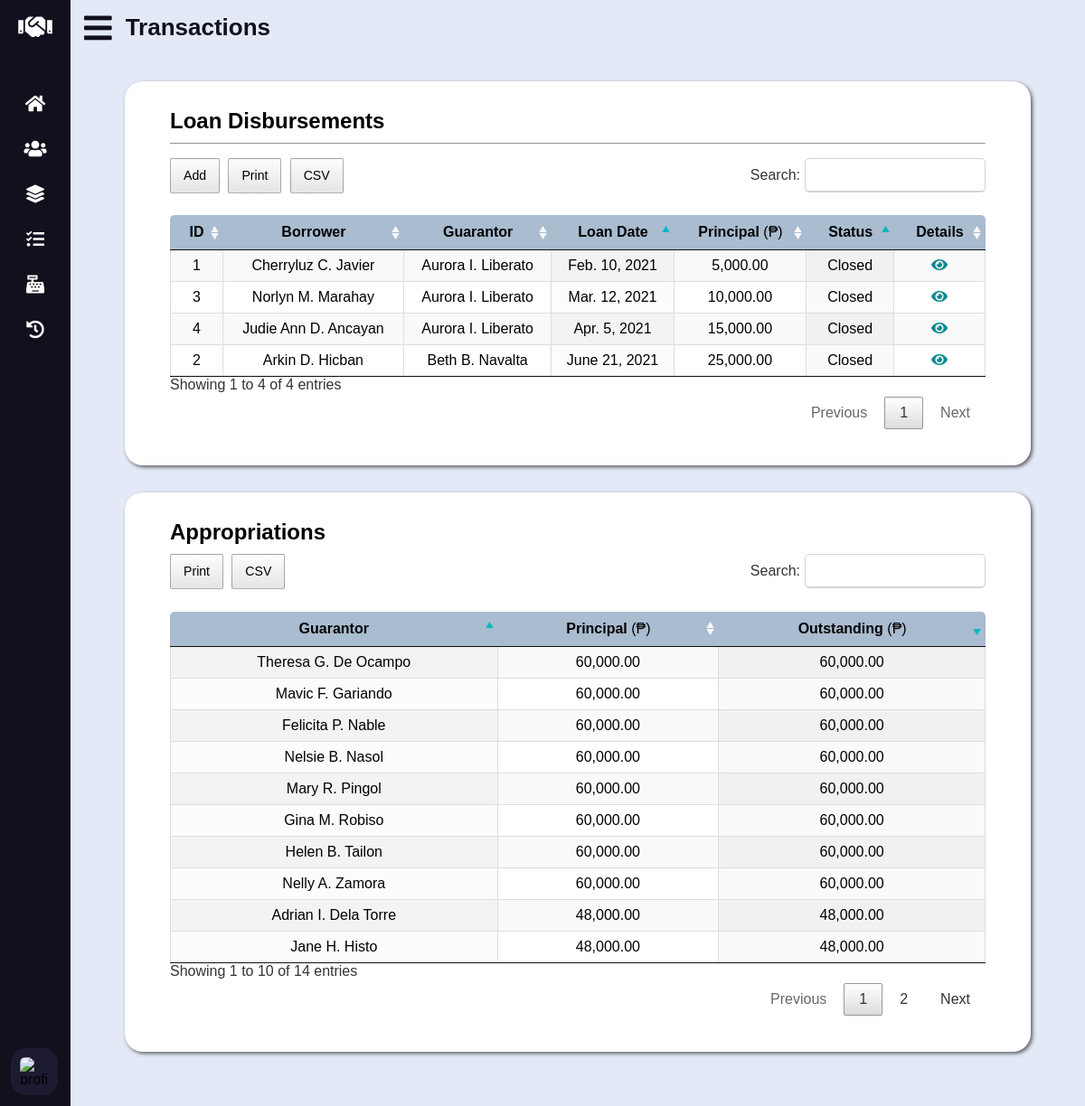
The app's page /transactions.php (signed in) with its own data.
### tables this page shows
CREATE TABLE `loan` (
	`loan_id` INT UNSIGNED AUTO_INCREMENT PRIMARY KEY,
	`borrower_id` INT UNSIGNED NOT NULL,
	`guarantor_id` INT UNSIGNED NOT NULL,
	`loan_date_time` DATETIME NOT NULL DEFAULT (NOW()),
	`principal` DECIMAL(10, 2) NOT NULL,
	`status` ENUM('Active', 'Closed') DEFAULT 'Active' NOT NULL,
	`proof` CHAR(10) NOT NULL,
	`collateral` CHAR(10),
	`cycle_id` YEAR DEFAULT (YEAR(CURDATE())),

	CONSTRAINT fk_loan_borrower_id FOREIGN KEY (`borrower_id`)
		REFERENCES `data_subject` (`data_subject_id`)
		ON UPDATE CASCADE
		ON DELETE RESTRICT,
	CONSTRAINT fk_loan_guarantor_id FOREIGN KEY (`guarantor_id`)
		REFERENCES `guarantor` (`guarantor_id`)
		ON UPDATE CASCADE
		ON DELETE RESTRICT,
	CONSTRAINT fk_loan_cycle_id FOREIGN KEY (`cycle_id`)
		REFERENCES `cycle` (`cycle_id`)
		ON UPDATE CASCADE
		ON DELETE RESTRICT
);

CREATE TABLE `data_subject` (
	`data_subject_id` INT UNSIGNED AUTO_INCREMENT PRIMARY KEY,
	`fname` VARCHAR(50) NOT NULL,
	`mname` VARCHAR(50) NOT NULL,
	`lname` VARCHAR(50) NOT NULL,
	`contact_no` CHAR(11) NOT NULL,
	`bday` DATE NOT NULL,
	`phase_block_lot` VARCHAR(20) NOT NULL
);

CREATE TABLE `guarantor_cycle_map` (
	`guarantor_id` INT UNSIGNED,
	`cycle_id` YEAR DEFAULT (YEAR(CURDATE())),
	`number_of_share` TINYINT NOT NULL,

	CONSTRAINT pk_guarantor_cycle_map PRIMARY KEY (`guarantor_id`, `cycle_id`),
	CONSTRAINT fk_guarantor_cycle_map_cycle FOREIGN KEY (`cycle_id`)
		REFERENCES `cycle` (`cycle_id`)
		ON UPDATE CASCADE
		ON DELETE RESTRICT,
	CONSTRAINT fk_guarantor_cycle_map_guarantor FOREIGN KEY (`guarantor_id`)
		REFERENCES `guarantor` (`guarantor_id`)
		ON UPDATE CASCADE
		ON DELETE RESTRICT
);

### lib/database-handler.php (called while the page is built, shortened)
<?php
class Database {
	private $host = DB_HOST;
	private $dbname = DB_NAME;
	private $charset = DB_CHARSET;
	private $user = DB_USER;
	private $password = DB_PASSWORD;
	private $dbh;
	private $stmt;
	public function __construct() {
		$dsn = "mysql:host=".$this->host.";charset=".$this->charset.";dbname=".$this->dbname;
		$options = array (
			PDO::ATTR_PERSISTENT => true,
			PDO::ATTR_ERRMODE => PDO::ERRMODE_EXCEPTION,
			PDO::ATTR_ORACLE_NULLS => PDO::NULL_NATURAL
		);
		try {
			$this->dbh = new PDO($dsn, $this->user, $this->password, $options);
		}
		catch (PDOException $e) {
			$this->error = $e->getMessage()." in ".$e->getFile()." on line ".$e->getLine();
			$this->terminate();
		}
	}
	public function query($query) {
		$this->stmt = $this->dbh->prepare($query);
	}
	public function bind($param, $value, $type = null) {
		if (is_null($type)) {
			switch (true) {
				default:
					$type = PDO::PARAM_STR;
			}
		}
		$this->stmt->bindValue($param, $value, $type);
	}
	public function execute($message = "", $redirect = "") {
		try {
			return $this->stmt->execute();
		}
		catch (PDOException $e) {
			$this->logFile = "../src/log.txt";
			$this->error = $e->getMessage()." in ".$e->getFile()." on line ".$e->getLine();
			$this->logError();
		}
		finally {
			if ($redirect !== "") {
				$this->confirmQuery($message, $redirect);
			}
		}
	}
	public function resultSet() {
		$this->execute();
		return $this->stmt->fetchAll(PDO::FETCH_OBJ);
	}
	public function resultSetOneColumn() {
		$this->execute();
		return $this->stmt->fetchAll(PDO::FETCH_COLUMN);
	}
	public function resultRecord() {
		$this->execute();
		return $this->stmt->fetch(PDO::FETCH_OBJ);
	}
	public function __destruct() {
		$this->dbh = null;
	}
}

### models/Transaction.php (called while the page is built, shortened)
<?php
class Transaction {
	public function __construct() {
		$this->db = new Database();
		$cycle = new Cycle();
		$this->cycle = $cycle->getCycleId();
	}
}

### models/Cycle.php (called while the page is built, shortened)
<?php
class Cycle {
	private $db;
	public function __construct() {
		$this->db = new Database();
	}
	public function getCycleId() {
		if (isset($_SESSION["cycle"])) {
			$session_cycle = $_SESSION["cycle"];
			$periods = $this->getPeriods();
			if (in_array($session_cycle, $periods))
				return $session_cycle;
			else
				return $this->getLatestPeriod();
		}
	}
	public function getPeriods() {
		$this->db->query("SELECT `cycle_id` FROM `cycle`");
		return $this->db->resultSetOneColumn();
	}
}

### models/Loan.php (called while the page is built, shortened)
<?php
class Loan extends Transaction {
	public function getLoans() {
		$this->db->query("SELECT * FROM `loan`  WHERE `cycle_id` = $this->cycle");
		return $this->db->resultSet();
	}
}

### models/DataSubject.php (called while the page is built, shortened)
<?php
class DataSubject {
	private $db;
	public function __construct() {
		$this->db = new Database();
	}
	public function getName($id) {
		$this->db->query("
			SELECT
				`fname`,
				`mname`,
				`lname`
			FROM
				`data_subject`
			WHERE
				`data_subject_id` = ?
		");
		$this->db->bind(1, $id);
		return $this->db->resultRecord();
	}
}

### lib/conversion-util.php (called while the page is built, shortened)
<?php
class Converter {
	public function shortToLongDate($date) {
		$time_stamp = strtotime($date);
		$format = "M. j, Y";
		$formatted_date = date($format, $time_stamp);
		if (strpos($formatted_date, "May") !== false)
			$formatted_date = str_replace(".", "", $formatted_date);
		else if (strpos($formatted_date, "Jun") !== false)
			$formatted_date = str_replace(".", "e", $formatted_date);
		else if (strpos($formatted_date, "Jul") !== false)
			$formatted_date = str_replace(".", "y", $formatted_date);
		return $formatted_date;
	}
}

### models/Guarantor.php (called while the page is built, shortened)
<?php
class Guarantor {
	private $db;
	private $cycle;
	public function __construct() {
		$this->db = new Database();
		$cycle = new Cycle();
		$this->cycle = $cycle->getCycleId();
	}
	public function getAppropriations() {
		$this->db->query("
			SELECT
				`guarantor_id`,
				`fname`,
				`mname`,
				`lname`,
				`principal`,
				`principal` - total_amount_lent(derived_table.`guarantor_id`, $this->cycle) AS `outstanding`
			FROM (
				SELECT
					`guarantor_id`,
					`fname`,
					`mname`,
					`lname`,
					COALESCE(SUM(`number_of_share` * `membership_fee`), 0) AS `principal`
				FROM
					`data_subject`
				INNER JOIN `guarantor_cycle_map` gcm
					ON `data_subject_id` = `guarantor_id`
					AND `cycle_id` = '2021'
				INNER JOIN `cycle` c
					ON c.`cycle_id` = gcm.`cycle_id`
				GROUP BY
					`guarantor_id`
				) derived_table;
		");
		return $this->db->resultSet();
	}
}

### transactions.php (the view, shortened to what this page needs)
<?php
	require_once "lib/database-handler.php";
	require_once "lib/conversion-util.php";
	require_once "models/Cycle.php";
	require_once "models/DataSubject.php";
	require_once "models/Transaction.php";
	require_once "models/Loan.php";
	require_once "models/Guarantor.php";
	$converter = new Converter();
	$data_subject = new DataSubject();
	$loan = new Loan();
	$guarantor = new Guarantor();
	$loans = $loan->getLoans();
	$appropriations = $guarantor->getAppropriations();
?>
<!DOCTYPE html>
<html lang="en">
<head>
	<link rel="stylesheet" type="text/css" href="css/all.min.css" />
	<link rel="stylesheet" type="text/css" href="css/datatables.min.css" />
	<link rel="stylesheet" type="text/css" href="css/tingle.min.css" />
	<link rel="stylesheet" type="text/css" href="css/style.css" />
	<link rel="stylesheet" type="text/css" href="css/vertical-nav-bar.css" />
	<link rel="stylesheet" type="text/css" href="css/tables.css" />
	<link rel="stylesheet" type="text/css" href="css/forms.css" />
	<link rel="stylesheet" type="text/css" href="css/media-queries.css" />
</head>
<body>
	<main>
		<header>
			<i class="fas fa-bars"></i>
			<h2 class="text">Transactions</h2>
		</header>
		<section id="loan-disbursements">
			<h3>Loan Disbursements</h3>
			<hr />
			<table id="loan-disbursements-tbl" class="display cell-border" width="100%">
				<thead>
					<tr>
						<th>ID</th>
						<th>Borrower</th>
						<th>Guarantor</th>
						<th>Loan Date</th>
						<th>Principal <span>(&#8369;)</span></th>
						<th>Status</th>
						<th>Details</th>
					</tr>
				</thead>
				<tbody>
					<?php
						foreach ($loans as $l):
							$bname = $data_subject->getName($l->borrower_id);
							$gname = $data_subject->getName($l->guarantor_id);
					?>
					<tr>
						<td><?php echo $l->loan_id; ?></td>
						<td data-sort="<?php echo $bname->lname; ?>">
							<?php echo $bname->fname." ".$bname->mname[0].". ".$bname->lname; ?>
						</td>
						<td data-sort="<?php echo $gname->lname; ?>">
							<?php echo $gname->fname." ".$gname->mname[0].". ".$gname->lname; ?>
						</td>
						<td data-sort="<?php echo strtotime($l->loan_date_time) ?>">
							<?php echo $converter->shortToLongDate($l->loan_date_time); ?>
						</td>
						<td><?php echo number_format($l->principal, 2, ".", ","); ?></td>
						<td><?php echo $l->status; ?></td>
						<td><a class="fas fa-eye" href="loan-details.php?id=<?php echo $l->loan_id; ?>"></a></td>
					</tr>
					<?php endforeach; ?>
				</tbody>
			</table>
		</section>
		<section id="appropriations">
			<h3>Appropriations</h3>
			<table id="appropriations-tbl" class="display cell-border" width="100%">
				<thead>
					<th>Guarantor</th>
					<th>Principal <span>(&#8369;)<span></th>
					<th>Outstanding <span>(&#8369;)<span></th>
				</thead>
				<tbody>
					<?php foreach ($appropriations as $a):?>
						<tr>
							<td data-sort="<?php echo $a->lname; ?>"><?php echo $a->fname." ".$a->mname[0].". ".$a->lname; ?></td>
							<td><?php echo number_format($a->principal, 2, ".", ","); ?></td>
							<td><?php echo number_format($a->outstanding, 2, ".", ","); ?></td>
						</tr>
					<?php endforeach; ?>
				</tbody>
			</table>
		</section>
	</main>
</body>
</html>

### css/style.css (style rules this page uses)
:root { --athens-gray: #e8e9eb; --azureish-white: #dae8f5; --blue-chill: #0d8b90; --botticelli: #d4e1ee; --chambray: #345f90; --cyan: #03b8c0; --dark-purple: #1d1b31; --eden: #0d3b4c; --light-gray: #d3d3d3; --light-steel-blue: #a9bcd0; --link-water: #e4e9f7; --persian-red: #d33333; --roman-silver: #787e87; --silver-sand: #c5c6c8; --xiketic: #11101d; }
* { box-sizing: border-box; font-family: "Poppins", sans-serif; margin: 0; padding: 0; }
html, body { height: 100%; }
main { background: var(--link-water); left: 280px; min-height: 100vh; padding-bottom: 30px; position: relative; transition: all 0.5s ease; width: calc(100% - 280px); }
main header { align-items: center; color: var(--xiketic); display: flex; font-size: 35px; height: 60px; overflow: hidden; }
main header .fa-bars { cursor: pointer; margin: 0 15px; }
h2 { font-size: 26px; font-weight: 600; }
h3 { font-size: 24px; margin: 10px 0; }
section { background-color: #fff; border-radius: 20px; box-shadow: 2px 2px 4px rgba(0, 0, 0, 0.6); margin: 30px 60px; padding: 20px 50px 40px 50px; }
hr { margin-bottom: 15px; }

### css/vertical-nav-bar.css (style rules this page uses)
nav { background: var(--xiketic); height: 100%; left: 0; position: fixed; top: 0; transition: all 0.5s ease; width: 280px; z-index: 100; }
nav.closed { width: 78px; }
nav h1 { align-items: center; display: flex; height: 60px; width: 100%; }
nav h1 .fa-handshake { color: #fff; font-size: 30px; height: 50px; line-height: 50px; min-width: 78px; text-align: center; }
nav .nav-links { height: 100%; overflow: auto; padding: 30px 0 150px 0; }
nav.closed .nav-links { overflow: visible; }
nav .nav-links li { list-style: none; position: relative; transition: all 0.4s ease; }
nav .nav-links li .parent-menu { align-items: center; display: flex; justify-content: space-between; }
nav.closed .nav-links li .parent-menu { display: block }
nav .nav-links li i { color: #fff; cursor: pointer; font-size: 20px; height: 50px; line-height: 50px; min-width: 78px; text-align: center; transition: all 0.3s ease; }
nav .nav-links li a { align-items: center; display: flex; text-decoration: none; }
nav .profile-details { align-items: center; background: var(--dark-purple); bottom: 0; display: flex; justify-content: flex-start; padding: 12px 0; position: fixed; transition: all 0.5s ease; width: 280px; }
nav.closed .profile-details { background: none; }
nav.closed .profile-details { width: 78px; }
nav .profile-details .profile-content { align-items: center; display: flex; }
nav .profile-details img { background: var(--dark-purple); border-radius: 16px; height: 52px; margin: 0 14px 0 12px; object-fit: cover; transition: all 0.5s ease; width: 52px; }
nav.closed .profile-details img { padding: 10px; }
nav.closed ~ main { left: 78px; width: calc(100% - 78px); }

### css/tables.css (style rules this page uses)
table { padding-top: 20px; text-align: center; }
table thead th { background-color: var(--light-steel-blue); font-family: "Poppins Regular", sans-serif; }
table thead th:first-child { border-radius: 5px 0 0 0; }
table thead th:last-child { border-radius: 0 5px 0 0; }
table .fas { color: var(--blue-chill); text-decoration: none; }
table td a { color: var(--persian-red); }
.fas, .far, #new-guarantor table tr:hover { cursor: pointer; }
th span { font-weight: normal; }

### records on screen
loan: loan_id "1", borrower.fname "Cherryluz", borrower.mname "C", borrower.lname "Javier", data_subject.fname "Aurora", data_subject.mname "I", data_subject.lname "Liberato", loan_date_time "Feb. 10, 2021", principal "5,000.00", status "Closed"
loan: loan_id "2", borrower.fname "Arkin", borrower.mname "D", borrower.lname "Hicban", data_subject.fname "Beth", data_subject.mname "B", data_subject.lname "Navalta", loan_date_time "June 21, 2021", principal "25,000.00", status "Closed"
loan: loan_id "3", borrower.fname "Norlyn", borrower.mname "M", borrower.lname "Marahay", data_subject.fname "Aurora", data_subject.mname "I", data_subject.lname "Liberato", loan_date_time "Mar. 12, 2021", principal "10,000.00", status "Closed"
loan: loan_id "4", borrower.fname "Judie Ann", borrower.mname "D", borrower.lname "Ancayan", data_subject.fname "Aurora", data_subject.mname "I", data_subject.lname "Liberato", loan_date_time "Apr. 5, 2021", principal "15,000.00", status "Closed"
guarantor_cycle_map: fname "Theresa", mname "G", lname "De Ocampo", principal "60,000.00", outstanding "60,000.00"
guarantor_cycle_map: fname "Felicita", mname "P", lname "Nable", principal "60,000.00", outstanding "60,000.00"
guarantor_cycle_map: fname "Gina", mname "M", lname "Robiso", principal "60,000.00", outstanding "60,000.00"
guarantor_cycle_map: fname "Helen", mname "B", lname "Tailon", principal "60,000.00", outstanding "60,000.00"
guarantor_cycle_map: fname "Jane", mname "H", lname "Histo", principal "48,000.00", outstanding "48,000.00"
guarantor_cycle_map: fname "Adrian", mname "I", lname "Dela Torre", principal "48,000.00", outstanding "48,000.00"
guarantor_cycle_map: fname "Mary", mname "R", lname "Pingol", principal "60,000.00", outstanding "60,000.00"
guarantor_cycle_map: fname "Mavic", mname "F", lname "Gariando", principal "60,000.00", outstanding "60,000.00"
guarantor_cycle_map: fname "Nelly", mname "A", lname "Zamora", principal "60,000.00", outstanding "60,000.00"
guarantor_cycle_map: fname "Nelsie", mname "B", lname "Nasol", principal "60,000.00", outstanding "60,000.00"
